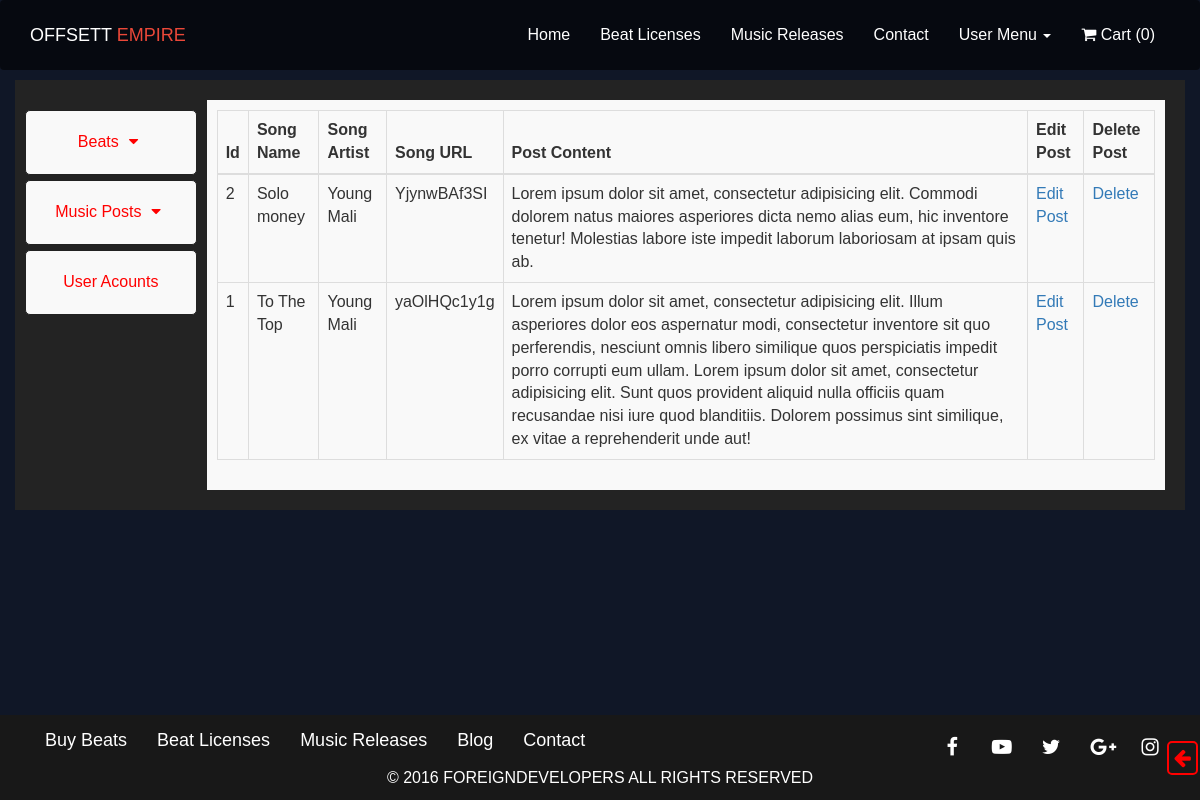
The app's page /cms.php?source=posts (signed in) with its own data.
### tables this page shows
CREATE TABLE `navbar` (
  `id` int(11) NOT NULL,
  `page` varchar(255) NOT NULL,
  `link` varchar(256) NOT NULL
);

CREATE TABLE `music_posts` (
  `id` int(11) NOT NULL,
  `song_name` varchar(255) NOT NULL,
  `song_artist` varchar(255) NOT NULL,
  `song_url` varchar(255) NOT NULL,
  `song_content` text NOT NULL
);

### includes/functions.php (called while the page is built, shortened)
<?php
include 'db.php';
function getNavbar(){
  global $connection;
  $query = 'SELECT * FROM navbar';
  $result = mysqli_query($connection, $query);
  while($row = mysqli_fetch_assoc($result)){
    $page = array(
      'page' => $row['page'],
      'link' => $row['link']
    );
    $pages[] = $page;
  }
  return $pages;
}

### includes/posts.php (the view, shortened to what this page needs)
 <table class="table table-bordered table-hover">
  <thead>
    <tr>
      <th>Id</th>
      <th>Song Name</th>
      <th>Song Artist</th>
      <th>Song URL</th>
      <th>Post Content</th>
      <th>Edit Post</th>
      <th>Delete Post</th>
    </tr>
  </thead>
  <tbody>
<?php
    $query = "SELECT * FROM music_posts ORDER BY id DESC ";
   $result = mysqli_query($connection, $query);
   while($row = mysqli_fetch_assoc($result)){
     $song_name = $row['song_name'];
     $id = $row['id'];
     $song_artist = $row['song_artist'];
     $song_url = $row['song_url'];
     $song_content = $row['song_content'];
     echo "<tr>";
      echo "<td>$id</td>";
      echo "<td>$song_name</td>";
      echo "<td>$song_artist</td>";
      echo "<td>$song_url</td>";
      echo "<td>$song_content</td>";
      echo "<td><a href='cms.php?source=edit_post&edit=$id' >Edit Post</a></td>";
      echo "<td><a href='cms.php?source=post&delete=$id' >Delete</a></td>";
      echo "</tr>";
   }
?>
  </tbody>
</table>

### includes/navbar.php (shortened to what this page needs)
   <nav class="navbar navbar-inverse" id="navbar-scroll">
      <div class="container">
           <div class="navbar-header">
              <a href="index.html" class="navbar-brand" >OFFSETT <span class="red">EMPIRE</span></a>
           </div>
           <div class="collapse navbar-collapse" id="navbar-collapse">
               <ul class="nav navbar-nav navbar-right">
                   <?php
                 foreach(getNavbar() as $key => $value){
                 ?>
                 <li <?php if($link == $value['link']){
                  echo 'class = active';
                 }?>
                 ><a href="<?php echo $value['link'];?>"><?php echo $value['page'];?></a></li>
                 <?php }
                 if(isset($_SESSION['logged_in'])){
                   ?>
                   <li class="dropdown">
                    <a class="toggle" id="userMenu" data-toggle="dropdown" aria-expanded="true">
User Menu
                      <span class="caret"></span></a>
                   </li>
                   <?php
                 }else {
                       echo "<li><a href='login.php'>Login</a></li>";
                 }
                 ?>
                 <li>
            <a href="cart.php"><span class=" fa fa-shopping-cart"></span> Cart (<span class='cart_count'><?php echo count($_SESSION['shopping_cart']);?></span>)</a>
          </li>
               </ul>
           </div>
       </div>
   </nav>

### main.css (style rules this page uses)
body { font-family: Oswald, Helvetica, Arial, sans-serif; font-size: 16px; padding: auto; background: #101727; background-position: center center; background-size: cover; display: flex; }
body { min-height: 100vh; display: flex; flex-direction: column; flex-wrap: wrap; justify-content: space-between; }
#navbar-scroll { padding: 10px 0; }
#navbar-scroll a { color: white; }
.red { color: #eb4839; }
nav#navbar-scroll { margin-bottom: 0; background: rgba(0,0,0,.6); border: none; position: absolute; width: 100%; z-index: 100;ß }
a, .social a, .back-to-top a { text-decoration: none; }

### records on screen
navbar: page "Home"
navbar: page "Beat Licenses"
navbar: page "Music Releases"
navbar: page "Contact"
music_posts: id "2", song_name "Solo money", song_artist "Young Mali", song_url "YjynwBAf3SI", song_content "Lorem ipsum dolor sit amet, consectetur adipisicing elit. Commodi dolorem natus maiores asperiores dicta nemo alias eum, hic inventore tenetur! Molestias labore iste impedit laborum laboriosam at ipsam quis ab."
music_posts: id "1", song_name "To The Top", song_artist "Young Mali", song_url "yaOlHQc1y1g", song_content "Lorem ipsum dolor sit amet, consectetur adipisicing elit. Illum asperiores dolor eos aspernatur modi, consectetur inventore sit quo perferendis, nesciunt omnis libero similique quos perspiciatis impedit porro corrupti eum ullam. Lorem ipsum dolor sit amet, consectetur adipisicing elit. Sunt quos provident aliquid nulla officiis quam recusandae nisi iure quod blanditiis. Dolorem possimus sint similique, ex vitae a reprehenderit unde aut!"

### other values on screen
count($_SESSION['shopping_cart']) "0"
